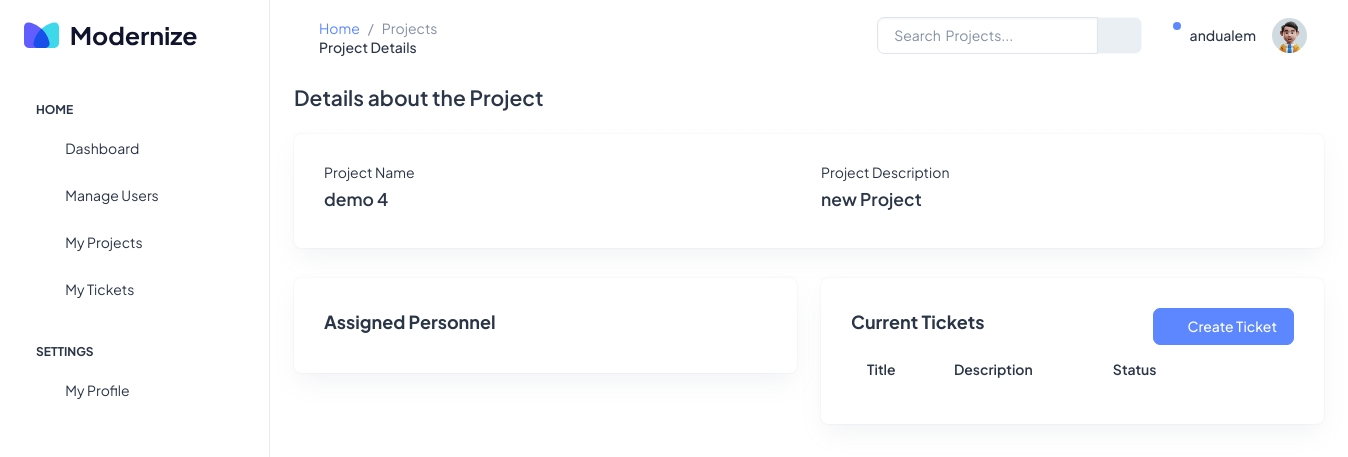
Before: /projects/6/details with the older database file.
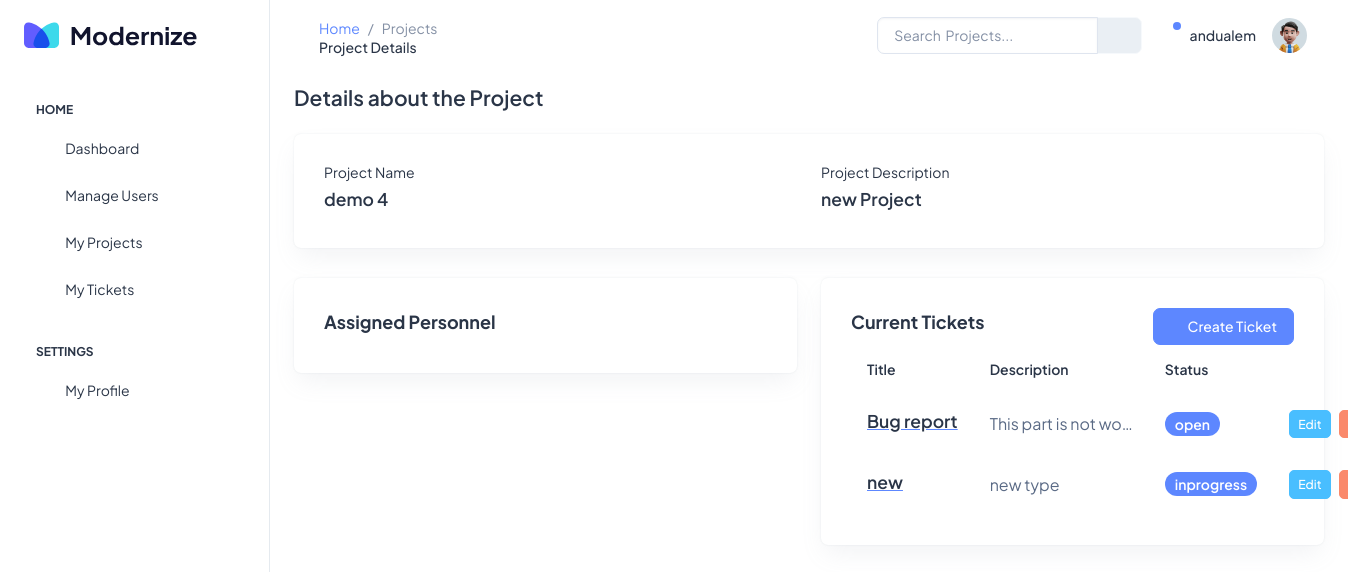
After: the same page with the newer database file.
### tickets/models.py (models this page shows)
class Ticket(models.Model):
    ORDER_STATUS = (
        ("new", "new"),
        ("open", "open"),
        ("inprogress", "inprogress"),
        ("resolved", "resolved"),
        ("additional information required", "additional information required"),
    )
    title = models.CharField(max_length=200)
    description = models.TextField()
    created_at = models.DateTimeField(auto_now_add=True)
    updated_at = models.DateTimeField(auto_now=True)
    status = models.CharField(max_length=40, choices=ORDER_STATUS)
    project = models.ForeignKey(to=Project, on_delete=models.CASCADE)

### projects/views.py (the view)
class ProjectDetailView(DetailView):
    template_name = "projects/detail_project.html"
    model = Project
    context_object_name = "project"
    def get_context_data(self, **kwargs):
        context = super().get_context_data(**kwargs)
        context["tickets"] = Ticket.objects.filter(project=context["project"])
        return context

### projects/templates/projects/detail_project.html (shortened to what the changed rows need)
{% extends 'base.html' %}
{% load static %}
{% block content %}
<div class="row">
    <div class="col">
        <div class="row">
            <div class="col-md-6">
                <div class="card">
                    <div class="card-body">
                        <div>
                            <table class="table text-nowrap mb-0 align-middle">
                                <thead class="text-dark fs-4">
                                    <tr>
                                        <th class="border-bottom-0">
                                            <h6 class="fw-semibold mb-0">
                                                Title
                                            </h6>
                                        </th>
                                        <th class="border-bottom-0">
                                            <h6 class="fw-semibold mb-0">
                                                Description
                                            </h6>
                                        </th>
                                        <th class="border-bottom-0">
                                            <h6 class="fw-semibold mb-0">
                                                Status
                                            </h6>
                                        </th>
                                        <th
                                            class="border-bottom-0"
                                            style="width: 20%"
                                        ></th>
                                    </tr>
                                </thead>
                                <tbody>
                                    {% for ticket in project.ticket_set.all %}
                                    <tr>
                                        <td class="border-bottom-0">
                                            <a
                                                href="{% url 'ticket_detail' ticket.id%}"
                                            >
                                                <u
                                                    ><h5
                                                        class="fw-semibold mb-1"
                                                    >
                                                        {{ticket.title}}
                                                    </h5>
                                                </u>
                                            </a>
                                        </td>
                                        <td class="border-bottom-0">
                                            <p class="mb-0 fw-normal">
                                                {{ticket.description|truncatechars:20}}
                                            </p>
                                        </td>
                                        <td class="border-bottom-0">
                                            <div
                                                class="d-flex align-items-center gap-2"
                                            >
                                                <span
                                                    class="badge bg-primary rounded-3 fw-semibold"
                                                    >{{ticket.status}}</span
                                                >
                                            </div>
                                        </td>
                                        <td class="border-bottom-0">
                                            <div
                                                class="d-flex align-items-center justify-content-center gap-2"
                                            >
                                                <a
                                                    href="{% url 'update_ticket' ticket.id %}"
                                                    class="btn btn-secondary btn-sm"
                                                    >Edit</a
                                                >
                                                <button
                                                    class="btn btn-danger btn-sm"
                                                    data-bs-toggle="modal"
                                                    data-bs-target="#exampleModal"
                                                >
                                                </button>
                                            </div>
                                        </td>
                                    </tr>
                                    {% endfor %}
                                </tbody>
                            </table>
                        </div>
                    </div>
                </div>
            </div>
        </div>
    </div>
</div>
{% endblock content %}

Changed rows visible on the page:
added Ticket: title "Bug report", description "This part is not wo…", status "open"
added Ticket: title "new", description "new type", status "inprogress"
